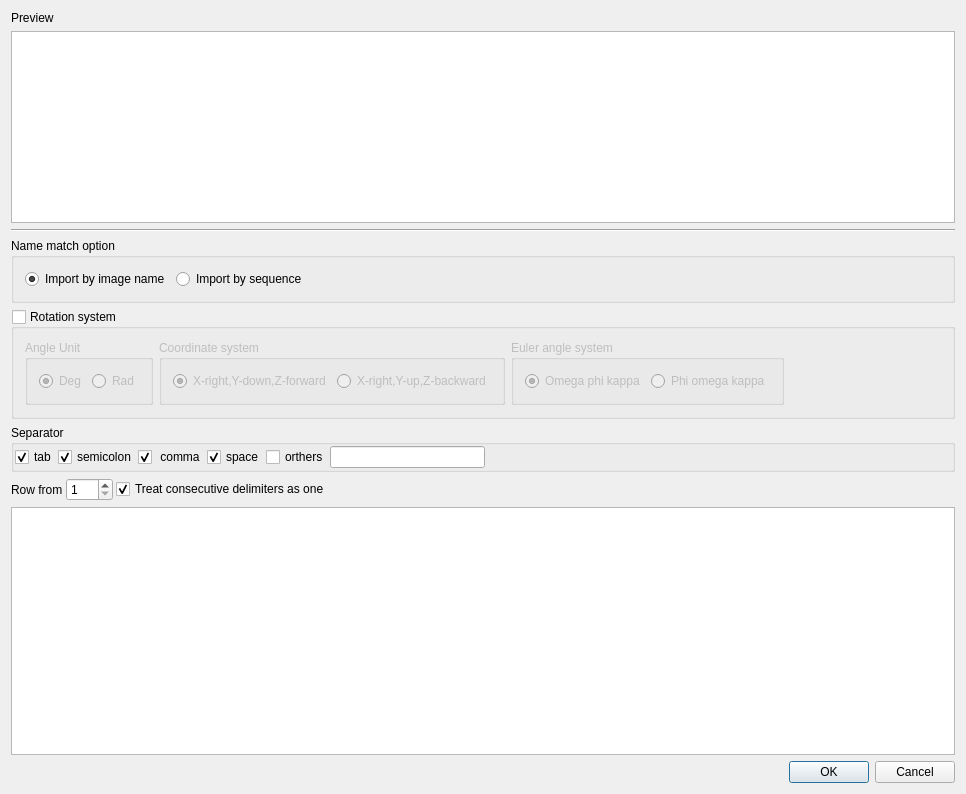
<?xml version="1.0" encoding="UTF-8"?>
<ui version="4.0">
 <class>GPSPointsWizardDialog</class>
 <widget class="QDialog" name="GPSPointsWizardDialog">
  <property name="geometry">
   <rect>
    <x>0</x>
    <y>0</y>
    <width>966</width>
    <height>794</height>
   </rect>
  </property>
  <property name="windowTitle">
   <string>Import datas...</string>
  </property>
  <layout class="QVBoxLayout" name="verticalLayout">
   <item>
    <layout class="QHBoxLayout" name="horizontalLayout_6">
     <item>
      <widget class="QLabel" name="label_2">
       <property name="text">
        <string>Preview</string>
       </property>
      </widget>
     </item>
     <item>
      <widget class="QLabel" name="label_fileShow">
       <property name="text">
        <string/>
       </property>
      </widget>
     </item>
    </layout>
   </item>
   <item>
    <widget class="QTextEdit" name="textEdit">
     <property name="sizePolicy">
      <sizepolicy hsizetype="Expanding" vsizetype="Minimum">
       <horstretch>0</horstretch>
       <verstretch>0</verstretch>
      </sizepolicy>
     </property>
     <property name="minimumSize">
      <size>
       <width>0</width>
       <height>100</height>
      </size>
     </property>
     <property name="readOnly">
      <bool>true</bool>
     </property>
    </widget>
   </item>
   <item>
    <widget class="Line" name="line">
     <property name="orientation">
      <enum>Qt::Horizontal</enum>
     </property>
    </widget>
   </item>
   <item>
    <widget class="QGroupBox" name="groupBox_3">
     <property name="title">
      <string>Name match option</string>
     </property>
     <layout class="QHBoxLayout" name="horizontalLayout">
      <item>
       <widget class="QRadioButton" name="radioButton_importByName">
        <property name="text">
         <string>Import by image name</string>
        </property>
        <property name="checked">
         <bool>true</bool>
        </property>
       </widget>
      </item>
      <item>
       <widget class="QRadioButton" name="radioButton_2">
        <property name="text">
         <string>Import by sequence</string>
        </property>
       </widget>
      </item>
      <item>
       <spacer name="horizontalSpacer_5">
        <property name="orientation">
         <enum>Qt::Horizontal</enum>
        </property>
        <property name="sizeHint" stdset="0">
         <size>
          <width>571</width>
          <height>20</height>
         </size>
        </property>
       </spacer>
      </item>
     </layout>
    </widget>
   </item>
   <item>
    <widget class="QGroupBox" name="groupBox_RotationSystem">
     <property name="title">
      <string>Rotation system</string>
     </property>
     <property name="checkable">
      <bool>true</bool>
     </property>
     <property name="checked">
      <bool>false</bool>
     </property>
     <layout class="QHBoxLayout" name="horizontalLayout_9">
      <item>
       <widget class="QGroupBox" name="groupBox_4">
        <property name="title">
         <string>Angle Unit</string>
        </property>
        <layout class="QHBoxLayout" name="horizontalLayout_8">
         <item>
          <widget class="QRadioButton" name="radioButton_3">
           <property name="text">
            <string>Deg</string>
           </property>
           <property name="checked">
            <bool>true</bool>
           </property>
          </widget>
         </item>
         <item>
          <widget class="QRadioButton" name="radioButton_4">
           <property name="text">
            <string>Rad</string>
           </property>
          </widget>
         </item>
        </layout>
       </widget>
      </item>
      <item>
       <widget class="QGroupBox" name="groupBox_5">
        <property name="title">
         <string>Coordinate system</string>
        </property>
        <layout class="QHBoxLayout" name="horizontalLayout_7">
         <item>
          <widget class="QRadioButton" name="radioButton_5">
           <property name="text">
            <string>X-right,Y-down,Z-forward</string>
           </property>
           <property name="checked">
            <bool>true</bool>
           </property>
          </widget>
         </item>
         <item>
          <widget class="QRadioButton" name="radioButton_6">
           <property name="text">
            <string>X-right,Y-up,Z-backward</string>
           </property>
           <property name="checked">
            <bool>false</bool>
           </property>
          </widget>
         </item>
        </layout>
       </widget>
      </item>
      <item>
       <widget class="QGroupBox" name="groupBox_6">
        <property name="title">
         <string>Euler angle system</string>
        </property>
        <layout class="QHBoxLayout" name="horizontalLayout_5">
         <item>
          <widget class="QRadioButton" name="radioButton_7">
           <property name="text">
            <string>Omega phi kappa</string>
           </property>
           <property name="checked">
            <bool>true</bool>
           </property>
          </widget>
         </item>
         <item>
          <widget class="QRadioButton" name="radioButton_8">
           <property name="text">
            <string>Phi omega kappa</string>
           </property>
           <property name="checked">
            <bool>false</bool>
           </property>
          </widget>
         </item>
        </layout>
       </widget>
      </item>
      <item>
       <spacer name="horizontalSpacer_6">
        <property name="orientation">
         <enum>Qt::Horizontal</enum>
        </property>
        <property name="sizeHint" stdset="0">
         <size>
          <width>40</width>
          <height>17</height>
         </size>
        </property>
       </spacer>
      </item>
     </layout>
    </widget>
   </item>
   <item>
    <widget class="QGroupBox" name="groupBox">
     <property name="title">
      <string>Separator</string>
     </property>
     <layout class="QHBoxLayout" name="horizontalLayout_3" stretch="0,0,0,0,0,1,3">
      <property name="spacing">
       <number>1</number>
      </property>
      <property name="leftMargin">
       <number>1</number>
      </property>
      <property name="topMargin">
       <number>1</number>
      </property>
      <property name="rightMargin">
       <number>1</number>
      </property>
      <property name="bottomMargin">
       <number>1</number>
      </property>
      <item>
       <widget class="QCheckBox" name="checkBox_tab">
        <property name="text">
         <string>tab</string>
        </property>
        <property name="checked">
         <bool>true</bool>
        </property>
       </widget>
      </item>
      <item>
       <widget class="QCheckBox" name="checkBox_semicolon">
        <property name="text">
         <string>semicolon</string>
        </property>
        <property name="checked">
         <bool>true</bool>
        </property>
       </widget>
      </item>
      <item>
       <widget class="QCheckBox" name="checkBox_comma">
        <property name="text">
         <string> comma</string>
        </property>
        <property name="checked">
         <bool>true</bool>
        </property>
       </widget>
      </item>
      <item>
       <widget class="QCheckBox" name="checkBox_space">
        <property name="text">
         <string>space</string>
        </property>
        <property name="checked">
         <bool>true</bool>
        </property>
       </widget>
      </item>
      <item>
       <widget class="QCheckBox" name="checkBox_other">
        <property name="text">
         <string>orthers</string>
        </property>
       </widget>
      </item>
      <item>
       <widget class="QLineEdit" name="lineEdit_other">
        <property name="sizePolicy">
         <sizepolicy hsizetype="Minimum" vsizetype="Fixed">
          <horstretch>1</horstretch>
          <verstretch>0</verstretch>
         </sizepolicy>
        </property>
        <property name="minimumSize">
         <size>
          <width>30</width>
          <height>0</height>
         </size>
        </property>
       </widget>
      </item>
      <item>
       <spacer name="horizontalSpacer_3">
        <property name="orientation">
         <enum>Qt::Horizontal</enum>
        </property>
        <property name="sizeHint" stdset="0">
         <size>
          <width>40</width>
          <height>20</height>
         </size>
        </property>
       </spacer>
      </item>
     </layout>
    </widget>
   </item>
   <item>
    <layout class="QHBoxLayout" name="horizontalLayout_2">
     <property name="spacing">
      <number>3</number>
     </property>
     <item>
      <widget class="QLabel" name="label">
       <property name="text">
        <string>Row from</string>
       </property>
      </widget>
     </item>
     <item>
      <widget class="QSpinBox" name="spinBox_rowFrom">
       <property name="minimum">
        <number>1</number>
       </property>
       <property name="maximum">
        <number>999</number>
       </property>
      </widget>
     </item>
     <item>
      <widget class="QCheckBox" name="checkBox_multiAsSingle">
       <property name="text">
        <string>Treat consecutive delimiters as one</string>
       </property>
       <property name="checked">
        <bool>true</bool>
       </property>
      </widget>
     </item>
     <item>
      <spacer name="horizontalSpacer">
       <property name="orientation">
        <enum>Qt::Horizontal</enum>
       </property>
       <property name="sizeHint" stdset="0">
        <size>
         <width>198</width>
         <height>17</height>
        </size>
       </property>
      </spacer>
     </item>
    </layout>
   </item>
   <item>
    <widget class="QTableView" name="tableView">
     <property name="editTriggers">
      <set>QAbstractItemView::AllEditTriggers</set>
     </property>
    </widget>
   </item>
   <item>
    <layout class="QHBoxLayout" name="horizontalLayout_4">
     <item>
      <spacer name="horizontalSpacer_2">
       <property name="orientation">
        <enum>Qt::Horizontal</enum>
       </property>
       <property name="sizeHint" stdset="0">
        <size>
         <width>40</width>
         <height>20</height>
        </size>
       </property>
      </spacer>
     </item>
     <item>
      <widget class="QDialogButtonBox" name="buttonBox">
       <property name="standardButtons">
        <set>QDialogButtonBox::Cancel|QDialogButtonBox::Ok</set>
       </property>
      </widget>
     </item>
    </layout>
   </item>
  </layout>
 </widget>
 <layoutdefault spacing="6" margin="11"/>
 <tabstops>
  <tabstop>textEdit</tabstop>
  <tabstop>checkBox_tab</tabstop>
  <tabstop>checkBox_semicolon</tabstop>
  <tabstop>checkBox_comma</tabstop>
  <tabstop>checkBox_space</tabstop>
  <tabstop>checkBox_other</tabstop>
  <tabstop>lineEdit_other</tabstop>
  <tabstop>spinBox_rowFrom</tabstop>
  <tabstop>checkBox_multiAsSingle</tabstop>
  <tabstop>tableView</tabstop>
 </tabstops>
 <resources/>
 <connections>
  <connection>
   <sender>checkBox_tab</sender>
   <signal>clicked()</signal>
   <receiver>GPSPointsWizardDialog</receiver>
   <slot>checkEnablePreview()</slot>
   <hints>
    <hint type="sourcelabel">
     <x>51</x>
     <y>299</y>
    </hint>
    <hint type="destinationlabel">
     <x>457</x>
     <y>223</y>
    </hint>
   </hints>
  </connection>
  <connection>
   <sender>checkBox_semicolon</sender>
   <signal>clicked()</signal>
   <receiver>GPSPointsWizardDialog</receiver>
   <slot>checkEnablePreview()</slot>
   <hints>
    <hint type="sourcelabel">
     <x>129</x>
     <y>299</y>
    </hint>
    <hint type="destinationlabel">
     <x>408</x>
     <y>248</y>
    </hint>
   </hints>
  </connection>
  <connection>
   <sender>checkBox_comma</sender>
   <signal>clicked()</signal>
   <receiver>GPSPointsWizardDialog</receiver>
   <slot>checkEnablePreview()</slot>
   <hints>
    <hint type="sourcelabel">
     <x>189</x>
     <y>299</y>
    </hint>
    <hint type="destinationlabel">
     <x>392</x>
     <y>252</y>
    </hint>
   </hints>
  </connection>
  <connection>
   <sender>checkBox_space</sender>
   <signal>clicked()</signal>
   <receiver>GPSPointsWizardDialog</receiver>
   <slot>checkEnablePreview()</slot>
   <hints>
    <hint type="sourcelabel">
     <x>243</x>
     <y>299</y>
    </hint>
    <hint type="destinationlabel">
     <x>360</x>
     <y>240</y>
    </hint>
   </hints>
  </connection>
  <connection>
   <sender>checkBox_other</sender>
   <signal>clicked()</signal>
   <receiver>GPSPointsWizardDialog</receiver>
   <slot>checkEnablePreview()</slot>
   <hints>
    <hint type="sourcelabel">
     <x>309</x>
     <y>299</y>
    </hint>
    <hint type="destinationlabel">
     <x>342</x>
     <y>233</y>
    </hint>
   </hints>
  </connection>
  <connection>
   <sender>buttonBox</sender>
   <signal>accepted()</signal>
   <receiver>GPSPointsWizardDialog</receiver>
   <slot>validImport()</slot>
   <hints>
    <hint type="sourcelabel">
     <x>634</x>
     <y>641</y>
    </hint>
    <hint type="destinationlabel">
     <x>225</x>
     <y>526</y>
    </hint>
   </hints>
  </connection>
  <connection>
   <sender>buttonBox</sender>
   <signal>rejected()</signal>
   <receiver>GPSPointsWizardDialog</receiver>
   <slot>reject()</slot>
   <hints>
    <hint type="sourcelabel">
     <x>634</x>
     <y>641</y>
    </hint>
    <hint type="destinationlabel">
     <x>410</x>
     <y>526</y>
    </hint>
   </hints>
  </connection>
  <connection>
   <sender>spinBox_rowFrom</sender>
   <signal>valueChanged(int)</signal>
   <receiver>GPSPointsWizardDialog</receiver>
   <slot>checkEnablePreview()</slot>
   <hints>
    <hint type="sourcelabel">
     <x>106</x>
     <y>330</y>
    </hint>
    <hint type="destinationlabel">
     <x>7</x>
     <y>201</y>
    </hint>
   </hints>
  </connection>
  <connection>
   <sender>checkBox_multiAsSingle</sender>
   <signal>stateChanged(int)</signal>
   <receiver>GPSPointsWizardDialog</receiver>
   <slot>checkEnablePreview()</slot>
   <hints>
    <hint type="sourcelabel">
     <x>342</x>
     <y>328</y>
    </hint>
    <hint type="destinationlabel">
     <x>4</x>
     <y>253</y>
    </hint>
   </hints>
  </connection>
  <connection>
   <sender>lineEdit_other</sender>
   <signal>editingFinished()</signal>
   <receiver>GPSPointsWizardDialog</receiver>
   <slot>checkEnablePreview()</slot>
   <hints>
    <hint type="sourcelabel">
     <x>419</x>
     <y>301</y>
    </hint>
    <hint type="destinationlabel">
     <x>762</x>
     <y>231</y>
    </hint>
   </hints>
  </connection>
 </connections>
 <slots>
  <slot>preview()</slot>
  <slot>checkEnablePreview()</slot>
  <slot>validImport()</slot>
  <slot>onSelectCoordinate()</slot>
 </slots>
</ui>
